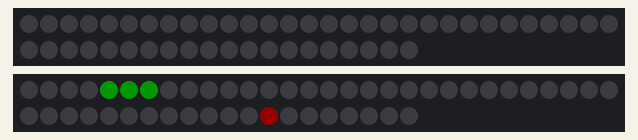
This program was run on a simulated ESP32. Parts: 2 × 50 RGB LEDs in strip order, left to right, continuing on the next row. Dim RGB values are drawn brighter than linear; random numbers use the default seed unless the program sets one; what the program prints to the serial monitor is not drawn.

Above: at 0.16 s.
At 9.41 s:
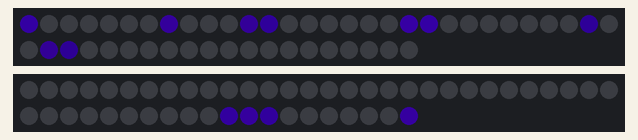
At 13.81 s:
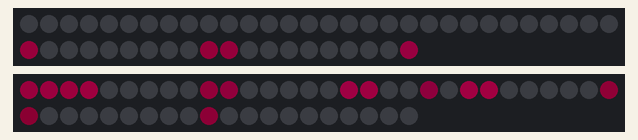
At 18.84 s:
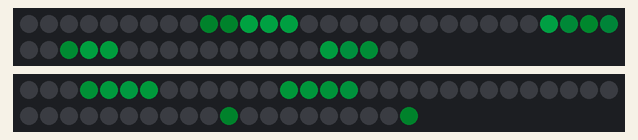
At 27.64 s:
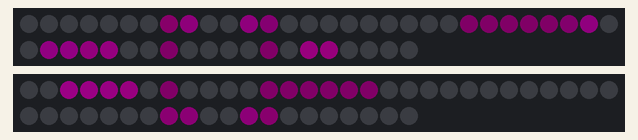
At 39.4 s:
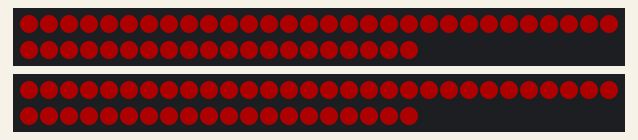

The program:

main.cpp
```cpp
#include <FastLED.h>

// LED Matrix Configuration
#define MATRIX_WIDTH 10
#define MATRIX_HEIGHT 10
#define NUM_LEDS_PER_STRIP 50  // Each strip has 50 LEDs (half of 100)
#define LED_PIN_1 13  // D13
#define LED_PIN_2 12  // D12
#define LED_TYPE WS2812B
#define COLOR_ORDER GRB

// Game Configuration
#define SNAKE_SPEED 150  // milliseconds between moves (faster for optimal play)
#define INITIAL_SNAKE_LENGTH 3

CRGB leds1[NUM_LEDS_PER_STRIP];
CRGB leds2[NUM_LEDS_PER_STRIP];

// Snake game variables
struct Point {
  int x;
  int y;
};

Point snake[100];
int snakeLength = INITIAL_SNAKE_LENGTH;
Point food;
int direction = 0; // 0=right, 1=down, 2=left, 3=up
CRGB snakeColor = CRGB::Green;
CRGB foodColor = CRGB::Red;
int colorHue = 0;  // For cycling through colors
unsigned long lastMoveTime = 0;
bool gameOver = false;
int highScore = INITIAL_SNAKE_LENGTH;
int foodEaten = 0;

// Forward declarations
void moveSnake();
void autoNavigate();
void checkCollisions();
void placeFood();
void displayGame();
void setPixel(int x, int y, CRGB color);
void gameOverAnimation();
void resetGame();
bool isSafe(int x, int y);
int getDirection(Point from, Point to);
bool findPathAStar(Point start, Point goal, Point path[], int &pathLength);
int manhattanDistance(Point a, Point b);
void getSafeNeighbors(Point current, Point neighbors[], int &count);
int getBestSafeDirection();

void setup() {
  Serial.begin(115200);

  // Initialize LED strips
  FastLED.addLeds<LED_TYPE, LED_PIN_1, COLOR_ORDER>(leds1, NUM_LEDS_PER_STRIP);
  FastLED.addLeds<LED_TYPE, LED_PIN_2, COLOR_ORDER>(leds2, NUM_LEDS_PER_STRIP);
  FastLED.setBrightness(50);

  // Initialize snake in the middle
  for(int i = 0; i < snakeLength; i++) {
    snake[i].x = 5 - i;
    snake[i].y = 5;
  }

  // Place first food
  placeFood();

  Serial.println("Snake Game Started!");
  Serial.println("10x10 LED Matrix - Split across D13 and D12");
  Serial.println("AI Mode: Optimal Pathfinding (A*)");
  Serial.println("Goal: Survive as long as possible!\n");
}

void loop() {
  if(gameOver) {
    gameOverAnimation();
    delay(3000);
    resetGame();
    return;
  }

  // Cycle food color continuously
  colorHue = (colorHue + 1) % 256;
  foodColor = CHSV(colorHue, 255, 255);

  // Move snake at defined speed
  if(millis() - lastMoveTime > SNAKE_SPEED) {
    lastMoveTime = millis();
    moveSnake();
    checkCollisions();
  }

  // Update display
  displayGame();
  FastLED.show();
  delay(10);
}

void moveSnake() {
  // Calculate new head position
  Point newHead = snake[0];

  switch(direction) {
    case 0: newHead.x++; break; // right
    case 1: newHead.y++; break; // down
    case 2: newHead.x--; break; // left
    case 3: newHead.y--; break; // up
  }

  // Wrap around edges
  if(newHead.x < 0) newHead.x = MATRIX_WIDTH - 1;
  if(newHead.x >= MATRIX_WIDTH) newHead.x = 0;
  if(newHead.y < 0) newHead.y = MATRIX_HEIGHT - 1;
  if(newHead.y >= MATRIX_HEIGHT) newHead.y = 0;

  // Check if eating food
  bool ateFood = (newHead.x == food.x && newHead.y == food.y);

  if(ateFood) {
    // Snake grows and changes color to food color
    snakeColor = foodColor;
    snakeLength++;
    foodEaten++;
    placeFood();

    if(snakeLength > highScore) {
      highScore = snakeLength;
      Serial.printf("🏆 NEW HIGH SCORE: %d!\n", highScore);
    } else {
      Serial.printf("Food #%d eaten! Length: %d (High: %d)\n", foodEaten, snakeLength, highScore);
    }
  }

  // Move snake body
  for(int i = snakeLength - 1; i > 0; i--) {
    snake[i] = snake[i-1];
  }
  snake[0] = newHead;

  // Change direction automatically (simple AI for demo)
  autoNavigate();
}

void autoNavigate() {
  // Try A* pathfinding first
  Point path[100];
  int pathLength = 0;

  if(findPathAStar(snake[0], food, path, pathLength) && pathLength > 1) {
    // Follow the A* path
    direction = getDirection(snake[0], path[1]);
    return;
  }

  // Fallback: Pick the safest direction
  direction = getBestSafeDirection();
}

bool isSafe(int x, int y) {
  // Wrap coordinates
  if(x < 0) x = MATRIX_WIDTH - 1;
  if(x >= MATRIX_WIDTH) x = 0;
  if(y < 0) y = MATRIX_HEIGHT - 1;
  if(y >= MATRIX_HEIGHT) y = 0;

  // Check if position is occupied by snake body (not tail, as it will move)
  for(int i = 0; i < snakeLength - 1; i++) {
    if(snake[i].x == x && snake[i].y == y) {
      return false;
    }
  }
  return true;
}

int getDirection(Point from, Point to) {
  // Calculate direction from 'from' to 'to' considering wrap-around
  int dx = to.x - from.x;
  int dy = to.y - from.y;

  // Handle wrap-around
  if(abs(dx) > MATRIX_WIDTH/2) dx = dx > 0 ? dx - MATRIX_WIDTH : dx + MATRIX_WIDTH;
  if(abs(dy) > MATRIX_HEIGHT/2) dy = dy > 0 ? dy - MATRIX_HEIGHT : dy + MATRIX_HEIGHT;

  // Prioritize larger distance
  if(abs(dx) >= abs(dy)) {
    return (dx > 0) ? 0 : 2; // right or left
  } else {
    return (dy > 0) ? 1 : 3; // down or up
  }
}

int manhattanDistance(Point a, Point b) {
  int dx = abs(a.x - b.x);
  int dy = abs(a.y - b.y);

  // Handle wrap-around
  if(dx > MATRIX_WIDTH/2) dx = MATRIX_WIDTH - dx;
  if(dy > MATRIX_HEIGHT/2) dy = MATRIX_HEIGHT - dy;

  return dx + dy;
}

void getSafeNeighbors(Point current, Point neighbors[], int &count) {
  count = 0;

  // Four directions: right, down, left, up
  int dx[] = {1, 0, -1, 0};
  int dy[] = {0, 1, 0, -1};

  for(int i = 0; i < 4; i++) {
    int nx = current.x + dx[i];
    int ny = current.y + dy[i];

    // Wrap around
    if(nx < 0) nx = MATRIX_WIDTH - 1;
    if(nx >= MATRIX_WIDTH) nx = 0;
    if(ny < 0) ny = MATRIX_HEIGHT - 1;
    if(ny >= MATRIX_HEIGHT) ny = 0;

    if(isSafe(nx, ny)) {
      neighbors[count].x = nx;
      neighbors[count].y = ny;
      count++;
    }
  }
}

bool findPathAStar(Point start, Point goal, Point path[], int &pathLength) {
  // Simple A* implementation for small 10x10 grid
  const int MAX_NODES = 100;
  Point openSet[MAX_NODES];
  int openCount = 0;

  bool closedSet[MATRIX_WIDTH][MATRIX_HEIGHT] = {false};
  int gScore[MATRIX_WIDTH][MATRIX_HEIGHT];
  int fScore[MATRIX_WIDTH][MATRIX_HEIGHT];
  Point cameFrom[MATRIX_WIDTH][MATRIX_HEIGHT];
  bool hasParent[MATRIX_WIDTH][MATRIX_HEIGHT] = {false};

  // Initialize scores
  for(int i = 0; i < MATRIX_WIDTH; i++) {
    for(int j = 0; j < MATRIX_HEIGHT; j++) {
      gScore[i][j] = 10000;
      fScore[i][j] = 10000;
    }
  }

  // Start node
  openSet[0] = start;
  openCount = 1;
  gScore[start.x][start.y] = 0;
  fScore[start.x][start.y] = manhattanDistance(start, goal);

  while(openCount > 0) {
    // Find node with lowest fScore in openSet
    int currentIdx = 0;
    for(int i = 1; i < openCount; i++) {
      if(fScore[openSet[i].x][openSet[i].y] < fScore[openSet[currentIdx].x][openSet[currentIdx].y]) {
        currentIdx = i;
      }
    }

    Point current = openSet[currentIdx];

    // Check if we reached the goal
    if(current.x == goal.x && current.y == goal.y) {
      // Reconstruct path
      pathLength = 0;
      Point step = goal;
      while(hasParent[step.x][step.y]) {
        path[pathLength++] = step;
        step = cameFrom[step.x][step.y];
      }
      path[pathLength++] = start;

      // Reverse path
      for(int i = 0; i < pathLength / 2; i++) {
        Point temp = path[i];
        path[i] = path[pathLength - 1 - i];
        path[pathLength - 1 - i] = temp;
      }

      return true;
    }

    // Move current from open to closed
    closedSet[current.x][current.y] = true;
    for(int i = currentIdx; i < openCount - 1; i++) {
      openSet[i] = openSet[i + 1];
    }
    openCount--;

    // Check neighbors
    Point neighbors[4];
    int neighborCount = 0;
    getSafeNeighbors(current, neighbors, neighborCount);

    for(int i = 0; i < neighborCount; i++) {
      Point neighbor = neighbors[i];

      if(closedSet[neighbor.x][neighbor.y]) continue;

      int tentativeGScore = gScore[current.x][current.y] + 1;

      // Check if neighbor is in openSet
      bool inOpenSet = false;
      for(int j = 0; j < openCount; j++) {
        if(openSet[j].x == neighbor.x && openSet[j].y == neighbor.y) {
          inOpenSet = true;
          break;
        }
      }

      if(!inOpenSet) {
        if(openCount < MAX_NODES) {
          openSet[openCount++] = neighbor;
        }
      } else if(tentativeGScore >= gScore[neighbor.x][neighbor.y]) {
        continue;
      }

      // This path is the best so far
      cameFrom[neighbor.x][neighbor.y] = current;
      hasParent[neighbor.x][neighbor.y] = true;
      gScore[neighbor.x][neighbor.y] = tentativeGScore;
      fScore[neighbor.x][neighbor.y] = gScore[neighbor.x][neighbor.y] + manhattanDistance(neighbor, goal);
    }
  }

  // No path found
  return false;
}

int getBestSafeDirection() {
  // If A* fails, pick direction that maximizes space/distance from tail
  Point head = snake[0];
  int bestDir = direction; // Keep current direction as default
  int bestScore = -1;

  // Try all 4 directions
  int dx[] = {1, 0, -1, 0};
  int dy[] = {0, 1, 0, -1};

  for(int i = 0; i < 4; i++) {
    int nx = head.x + dx[i];
    int ny = head.y + dy[i];

    // Wrap around
    if(nx < 0) nx = MATRIX_WIDTH - 1;
    if(nx >= MATRIX_WIDTH) nx = 0;
    if(ny < 0) ny = MATRIX_HEIGHT - 1;
    if(ny >= MATRIX_HEIGHT) ny = 0;

    if(!isSafe(nx, ny)) continue;

    // Score based on distance to food and available space
    Point testPos = {nx, ny};
    int score = 0;

    // Prefer directions that lead toward food
    int distToFood = manhattanDistance(testPos, food);
    score += (50 - distToFood * 2); // Closer to food = better

    // Prefer directions with more space (count safe neighbors)
    Point neighbors[4];
    int count = 0;
    getSafeNeighbors(testPos, neighbors, count);
    score += count * 10; // More escape routes = better

    if(score > bestScore) {
      bestScore = score;
      bestDir = i;
    }
  }

  return bestDir;
}

void checkCollisions() {
  // Check if snake hits itself
  Point head = snake[0];
  for(int i = 1; i < snakeLength; i++) {
    if(head.x == snake[i].x && head.y == snake[i].y) {
      gameOver = true;
      Serial.println("\n════════════════════════════════");
      Serial.println("        GAME OVER");
      Serial.println("════════════════════════════════");
      Serial.printf("Final Length: %d\n", snakeLength);
      Serial.printf("Food Eaten: %d\n", foodEaten);
      Serial.printf("High Score: %d\n", highScore);
      Serial.printf("Coverage: %.1f%%\n", (snakeLength * 100.0) / (MATRIX_WIDTH * MATRIX_HEIGHT));
      Serial.println("════════════════════════════════\n");
      return;
    }
  }
}

void placeFood() {
  bool validPosition = false;
  while(!validPosition) {
    food.x = random(MATRIX_WIDTH);
    food.y = random(MATRIX_HEIGHT);

    // Check if food is on snake
    validPosition = true;
    for(int i = 0; i < snakeLength; i++) {
      if(food.x == snake[i].x && food.y == snake[i].y) {
        validPosition = false;
        break;
      }
    }
  }
}

void displayGame() {
  // Clear all LEDs
  fill_solid(leds1, NUM_LEDS_PER_STRIP, CRGB::Black);
  fill_solid(leds2, NUM_LEDS_PER_STRIP, CRGB::Black);

  // Draw snake
  for(int i = 0; i < snakeLength; i++) {
    // Fade tail
    int brightness = 255 - (i * 10);
    if(brightness < 50) brightness = 50;
    CRGB color = snakeColor;
    color.nscale8(brightness);

    setPixel(snake[i].x, snake[i].y, color);
  }

  // Draw food (pulsing effect)
  int foodBrightness = 128 + 127 * sin(millis() / 100.0);
  CRGB pulseFoodColor = foodColor;
  pulseFoodColor.nscale8(foodBrightness);
  setPixel(food.x, food.y, pulseFoodColor);
}

void setPixel(int x, int y, CRGB color) {
  // Convert x,y coordinates to LED index
  // Assuming serpentine/zigzag layout
  int ledIndex;

  if(y % 2 == 0) {
    // Even rows go left to right
    ledIndex = y * MATRIX_WIDTH + x;
  } else {
    // Odd rows go right to left
    ledIndex = y * MATRIX_WIDTH + (MATRIX_WIDTH - 1 - x);
  }

  // Split between two strips
  if(ledIndex < NUM_LEDS_PER_STRIP) {
    leds1[ledIndex] = color;
  } else {
    leds2[ledIndex - NUM_LEDS_PER_STRIP] = color;
  }
}

void gameOverAnimation() {
  // Flash red a few times
  for(int i = 0; i < 3; i++) {
    fill_solid(leds1, NUM_LEDS_PER_STRIP, CRGB::Red);
    fill_solid(leds2, NUM_LEDS_PER_STRIP, CRGB::Red);
    FastLED.show();
    delay(300);

    fill_solid(leds1, NUM_LEDS_PER_STRIP, CRGB::Black);
    fill_solid(leds2, NUM_LEDS_PER_STRIP, CRGB::Black);
    FastLED.show();
    delay(300);
  }
}

void resetGame() {
  snakeLength = INITIAL_SNAKE_LENGTH;
  direction = 0;
  snakeColor = CRGB::Green;
  gameOver = false;
  foodEaten = 0;

  // Reset snake position
  for(int i = 0; i < snakeLength; i++) {
    snake[i].x = 5 - i;
    snake[i].y = 5;
  }

  placeFood();
  Serial.println("\n🔄 Game Reset - Trying again with optimal AI...\n");
}
```
